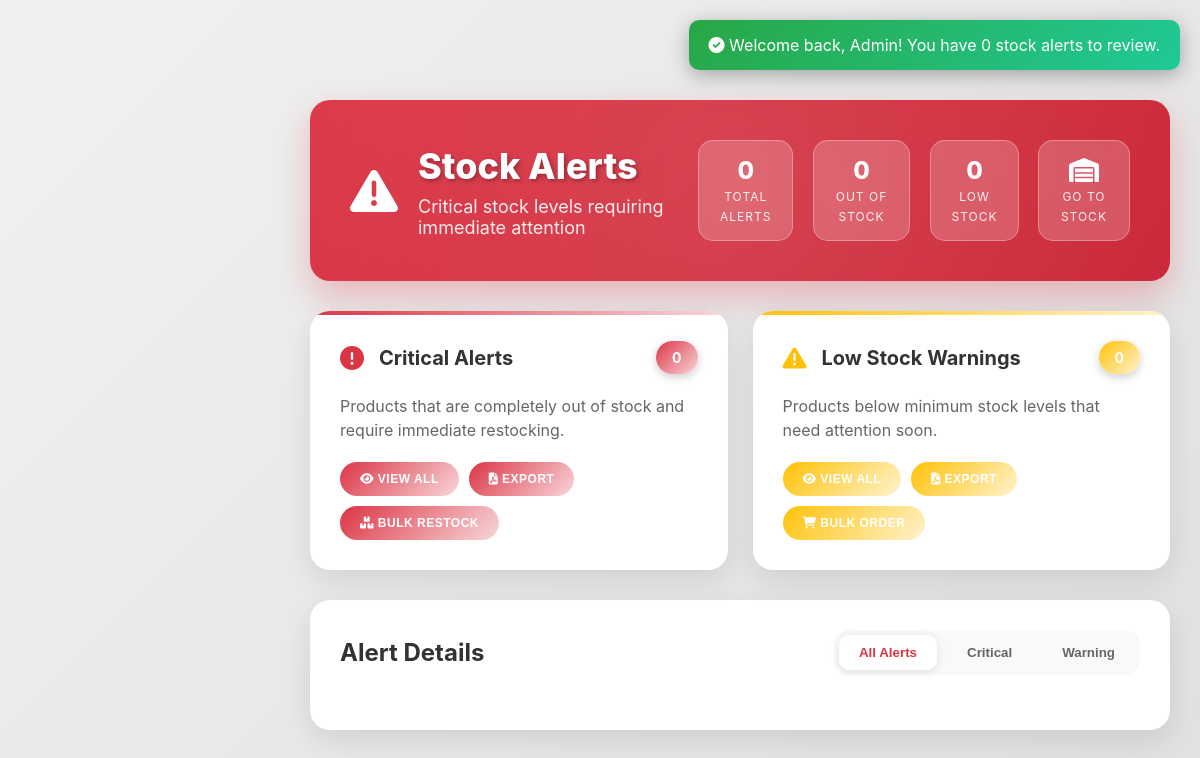
The app's page /stockalerte.php, older data.
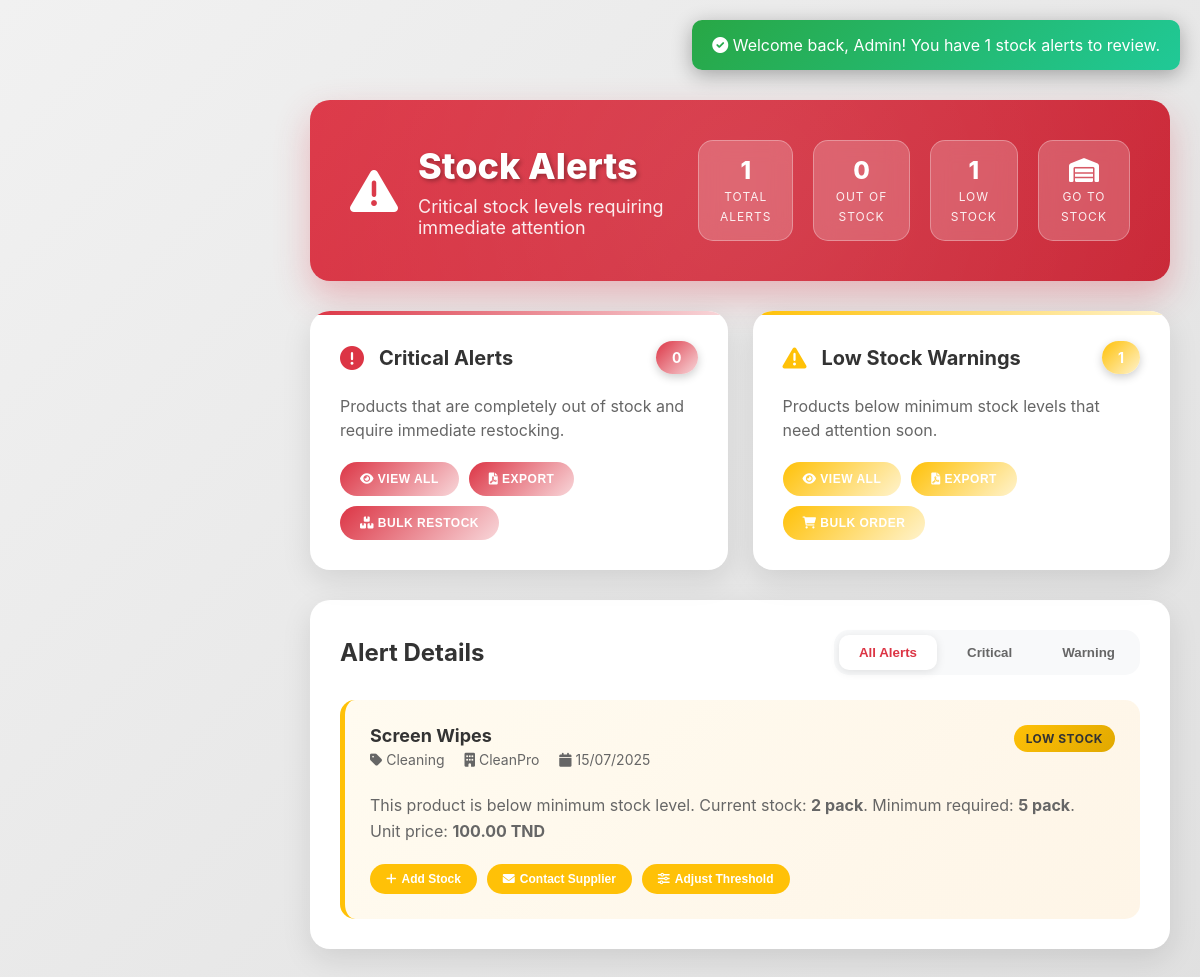
The same page, newer data.
### tables this page shows
CREATE TABLE `article` (
  `id_article` int(11) NOT NULL,
  `nom` varchar(100) NOT NULL,
  `description` text DEFAULT NULL,
  `marque` varchar(50) DEFAULT NULL,
  `id_categorie` int(11) DEFAULT NULL,
  `date_importation` datetime NOT NULL,
  `fournisseur` varchar(100) NOT NULL,
  `seuil_min` int(100) NOT NULL,
  `unit` varchar(20) NOT NULL DEFAULT 'piece',
  `current_stock` int(11) NOT NULL DEFAULT 0,
  `prix_unitaire` decimal(10,0) NOT NULL,
  `totale_achat` decimal(10,0) NOT NULL,
  `image` varchar(255) NOT NULL
);

CREATE TABLE `categories` (
  `id_categorie` int(11) NOT NULL,
  `nom_categorie` varchar(50) NOT NULL,
  `description` text DEFAULT NULL,
  `icon` varchar(50) DEFAULT NULL,
  `date_creation` datetime DEFAULT current_timestamp()
);

### stockalerte.php (the view, shortened to what the changed rows need)
<!DOCTYPE html>
<html lang="fr">
<head>
    <link href="https://cdnjs.cloudflare.com/ajax/libs/font-awesome/6.0.0/css/all.min.css" rel="stylesheet">
</head>
<body>
<?php
$servername = "localhost";
$username = "root";
$password = "";
$dbname = "ch office track";
try {
    $pdo = new PDO("mysql:host=$servername;dbname=$dbname", $username, $password);
    $pdo->setAttribute(PDO::ATTR_ERRMODE, PDO::ERRMODE_EXCEPTION);
    $stmt = $pdo->query("SELECT a.*, c.nom_categorie as categorie_nom
                         FROM article a
                         LEFT JOIN categories c ON a.id_categorie = c.id_categorie");
    $products = $stmt->fetchAll(PDO::FETCH_ASSOC);
    $outOfStock = array_filter($products, function($product) {
        return $product['current_stock'] == 0;
    });
    $lowStock = array_filter($products, function($product) {
        return $product['current_stock'] > 0 && $product['current_stock'] < $product['seuil_min'];
    });
    $allAlerts = array_merge($outOfStock, $lowStock);
} catch(PDOException $e) {
    die("Erreur de connexion: " . $e->getMessage());
}
?>
<main class="main-content">
    <div class="page-header">
        <div class="page-header-content">
            <div class="header-left">
                <div>
                    <h1 class="page-title">Stock Alerts</h1>
                </div>
            </div>
            <div class="alerts-summary">
                <div class="summary-item">
                    <span class="summary-number"><?php echo count($allAlerts); ?></span>
                    <span class="summary-label">Total Alerts</span>
                </div>
                <div class="summary-item">
                    <span class="summary-number"><?php echo count($outOfStock); ?></span>
                    <span class="summary-label">Out of Stock</span>
                </div>
                <div class="summary-item">
                    <span class="summary-number"><?php echo count($lowStock); ?></span>
                    <span class="summary-label">Low Stock</span>
                </div>
            </div>
        </div>
    </div>
    <div class="alert-categories">
        <div class="category-card critical">
            <div class="category-header">
                <div class="category-info">
                    <i class="category-icon fas fa-exclamation-circle"></i>
                    <h3 class="category-title">Critical Alerts</h3>
                </div>
                <span class="category-count"><?php echo count($outOfStock); ?></span>
            </div>
        </div>
        <div class="category-card warning">
            <div class="category-header">
                <div class="category-info">
                    <i class="category-icon fas fa-exclamation-triangle"></i>
                    <h3 class="category-title">Low Stock Warnings</h3>
                </div>
                <span class="category-count"><?php echo count($lowStock); ?></span>
            </div>
        </div>
    </div>
    <div class="alert-details">
        <div class="alert-items" id="alertItems">
            <?php foreach ($lowStock as $product): ?>
            <div class="alert-item warning" data-type="warning">
                <div class="alert-item-header">
                    <div class="alert-item-info">
                        <h4 class="alert-item-title"><?php echo htmlspecialchars($product['nom']); ?></h4>
                        <div class="alert-item-meta">
                            <span><i class="fas fa-tag"></i> <?php echo htmlspecialchars($product['categorie_nom']); ?></span>
                            <span><i class="fas fa-building"></i> <?php echo htmlspecialchars($product['fournisseur']); ?></span>
                            <span><i class="fas fa-calendar"></i> <?php echo date('d/m/Y', strtotime($product['date_importation'])); ?></span>
                        </div>
                    </div>
                    <span class="alert-item-status status-warning">Low Stock</span>
                </div>
                <p class="alert-item-description">
                    This product is below minimum stock level. Current stock: <strong><?php echo $product['current_stock']; ?> <?php echo htmlspecialchars($product['unit']); ?></strong>.
                    Minimum required: <strong><?php echo $product['seuil_min']; ?> <?php echo htmlspecialchars($product['unit']); ?></strong>.
                    <br>Unit price: <strong><?php echo number_format($product['prix_unitaire'], 2); ?> TND</strong>
                </p>
                <div class="alert-item-actions">
                    <button class="action-btn-small" onclick="quickRestock(<?php echo $product['id_article']; ?>)">
                        <i class="fas fa-plus"></i> Add Stock
                    </button>
                    <button class="action-btn-small" onclick="contactSupplier('<?php echo $product['fournisseur']; ?>', [<?php echo $product['id_article']; ?>])">
                        <i class="fas fa-envelope"></i> Contact Supplier
                    </button>
                    <button class="action-btn-small" onclick="adjustThreshold(<?php echo $product['id_article']; ?>)">
                        <i class="fas fa-sliders-h"></i> Adjust Threshold
                    </button>
                </div>
            </div>
            <?php endforeach; ?>
        </div>
    </div>
</main>
<div id="notification" class="notification" style="display: none;">
    <i class="fas fa-check-circle"></i> <span id="notificationText">Action completed successfully!</span>
</div>
</body>
</html>

Row changes from the older to the newer data that the page shows:
removed article: count($allAlerts) "0", current_stock "0", count($lowStock) "0"
added article: nom "Screen Wipes", id_categorie.nom_categorie "Cleaning", fournisseur "CleanPro", date_importation "15/07/2025", current_stock "2", unit "pack", seuil_min "5", prix_unitaire "100.00"
Text that changed along with them:
count($allAlerts): (not shown) → "1"
count($outOfStock): (not shown) → "0"
count($lowStock): (not shown) → "1"
text written by a page script: "Welcome back, Admin! You have 0 stock alerts to review." → "Welcome back, Admin! You have 1 stock alerts to review."
